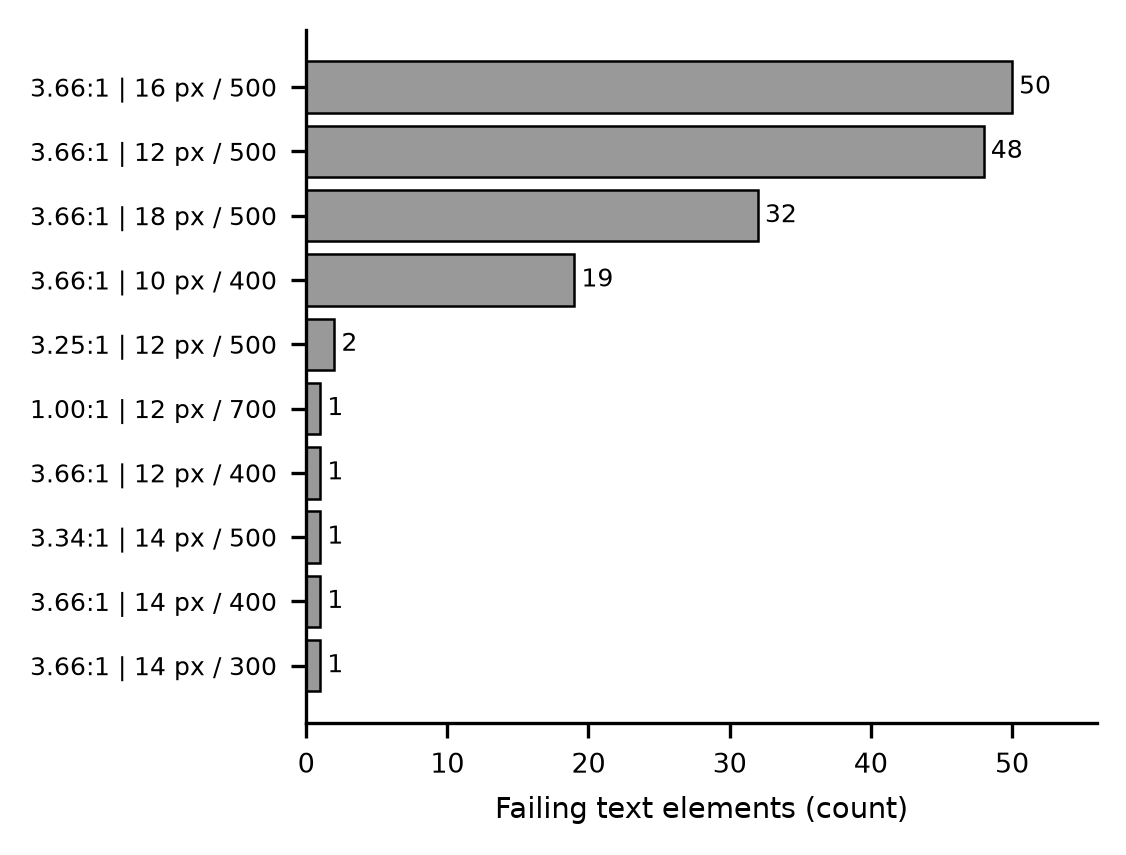

The Python source for this figure:
import os
import pandas as pd
import matplotlib
matplotlib.use("Agg")
import matplotlib.pyplot as plt

CSV = "data/processed/texts.csv"
TOP = 10

d = pd.read_csv(CSV)
total = len(d)

# hanya elemen dengan latar yang bisa diukur
m = d[~d["bg_unknown"].astype(bool)].copy()
fail = m[~m["pass_normal"].astype(bool)].copy()

fail["cr"] = fail["cr_normal"].round(2)
g = (fail.groupby(["cr", "font_size", "font_weight"])
         .size().reset_index(name="n")
         .sort_values("n", ascending=False))

print(f"Total elemen teks       : {total}")
print(f"Latar tidak terukur     : {total - len(m)} ({(total-len(m))/total:.1%})")
print(f"Terukur                 : {len(m)}")
print(f"Gagal AA (terukur)      : {len(fail)} ({len(fail)/max(len(m),1):.1%})")
print(f"Kombinasi gaya yang gagal: {len(g)}")
if len(g):
    print(f"Elemen di {min(TOP,len(g))} kombinasi teratas: "
          f"{g.head(TOP)['n'].sum()} ({g.head(TOP)['n'].sum()/len(fail):.1%} dari yang gagal)")

top = g.head(TOP).iloc[::-1]
labels = [f"{r.cr:.2f}:1 | {int(r.font_size)} px / {int(r.font_weight)}"
          for r in top.itertuples()]

os.makedirs("figures", exist_ok=True)
fig, ax = plt.subplots(figsize=(3.4, 3.0), dpi=300)
bars = ax.barh(range(len(top)), top["n"], color="#999999",
               edgecolor="black", lw=0.6)
ax.set_yticks(range(len(top)))
ax.set_yticklabels(labels, fontsize=6)
for b, n in zip(bars, top["n"]):
    ax.text(b.get_width() + max(top["n"]) * 0.01, b.get_y() + b.get_height() / 2,
            str(int(n)), va="center", fontsize=6)
ax.set_xlabel("Failing text elements (count)", fontsize=7)
ax.tick_params(axis="x", labelsize=6.5)
ax.set_xlim(0, max(top["n"]) * 1.12)
for s in ("top", "right"):
    ax.spines[s].set_visible(False)

fig.savefig("figures/fig2_fail_styles.png", bbox_inches="tight", dpi=300)
print("saved figures/fig2_fail_styles.png")
